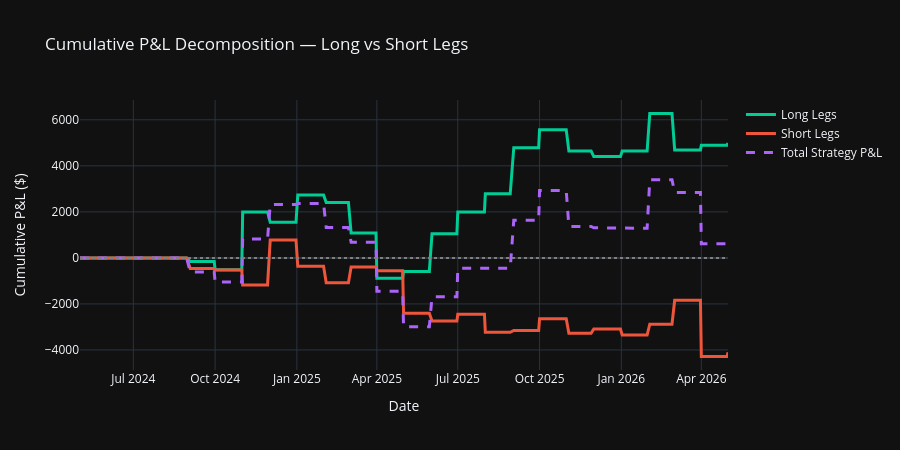

Notebook source saved alongside this figure:
### Code cell
#### Plot 4: Cumulative P&L — Long Legs vs Short Legs
#### Purpose: Decomposes returns by trade direction.
#### If longs profit but shorts don't, momentum works in one direction only.
#### If shorts profit but longs don't, we may be capturing a different effect.

long_legs  = blotter[blotter['direction'] == 'long'].copy()
short_legs = blotter[blotter['direction'] == 'short'].copy()

#### Cumulative P&L summed by entry date (approximation for daily resolution)
cum_long  = long_legs.groupby('entry_date')['pnl'].sum().reindex(ledger.index, fill_value=0).cumsum()
cum_short = short_legs.groupby('entry_date')['pnl'].sum().reindex(ledger.index, fill_value=0).cumsum()
cum_total = cum_long + cum_short

fig4 = go.Figure()
fig4.add_trace(go.Scatter(
    x=ledger.index, y=cum_long,
    mode='lines', name='Long Legs',
    line=dict(color='#00CC96', width=THICK),
))
fig4.add_trace(go.Scatter(
    x=ledger.index, y=cum_short,
    mode='lines', name='Short Legs',
    line=dict(color='#EF553B', width=THICK),
))
fig4.add_trace(go.Scatter(
    x=ledger.index, y=cum_total,
    mode='lines', name='Total Strategy P&L',
    line=dict(color='#AB63FA', width=THICK, dash='dash'),
))
fig4.add_hline(y=0, line_dash='dot', line_color='gray')
fig4.update_layout(
    template=PLOTLY_THEME,
    title='Cumulative P&L Decomposition — Long vs Short Legs',
    xaxis_title='Date',
    yaxis_title='Cumulative P&L ($)',
    height=450,
)
fig4.show()
fig4.write_html("charts/long_short_pnl.html", include_plotlyjs="cdn")

### Figure 1 — Plotly figure (JSON) as saved in the notebook; plotly's stock layout.template omitted (floating-point values rounded to 4 significant figures; data arrays with more than 128 entries replaced by an {"elided": "..."} marker saying what was removed)
{"data": [{"line": {"color": "#00CC96", "width": 3}, "mode": "lines", "name": "Long Legs", "x": {"elided": "501 str values"}, "y": {"elided": "501 float values"}, "type": "scatter"}, {"line": {"color": "#EF553B", "width": 3}, "mode": "lines", "name": "Short Legs", "x": {"elided": "501 str values"}, "y": {"elided": "501 float values"}, "type": "scatter"}, {"line": {"color": "#AB63FA", "dash": "dash", "width": 3}, "mode": "lines", "name": "Total Strategy P&L", "x": {"elided": "501 str values"}, "y": {"elided": "501 float values"}, "type": "scatter"}], "layout": {"shapes": [{"line": {"color": "gray", "dash": "dot"}, "type": "line", "x0": 0, "x1": 1, "xref": "x domain", "y0": 0, "y1": 0, "yref": "y"}], "title": {"text": "Cumulative P&L Decomposition — Long vs Short Legs"}, "xaxis": {"title": {"text": "Date"}}, "yaxis": {"title": {"text": "Cumulative P&L ($)"}}, "height": 450}}
